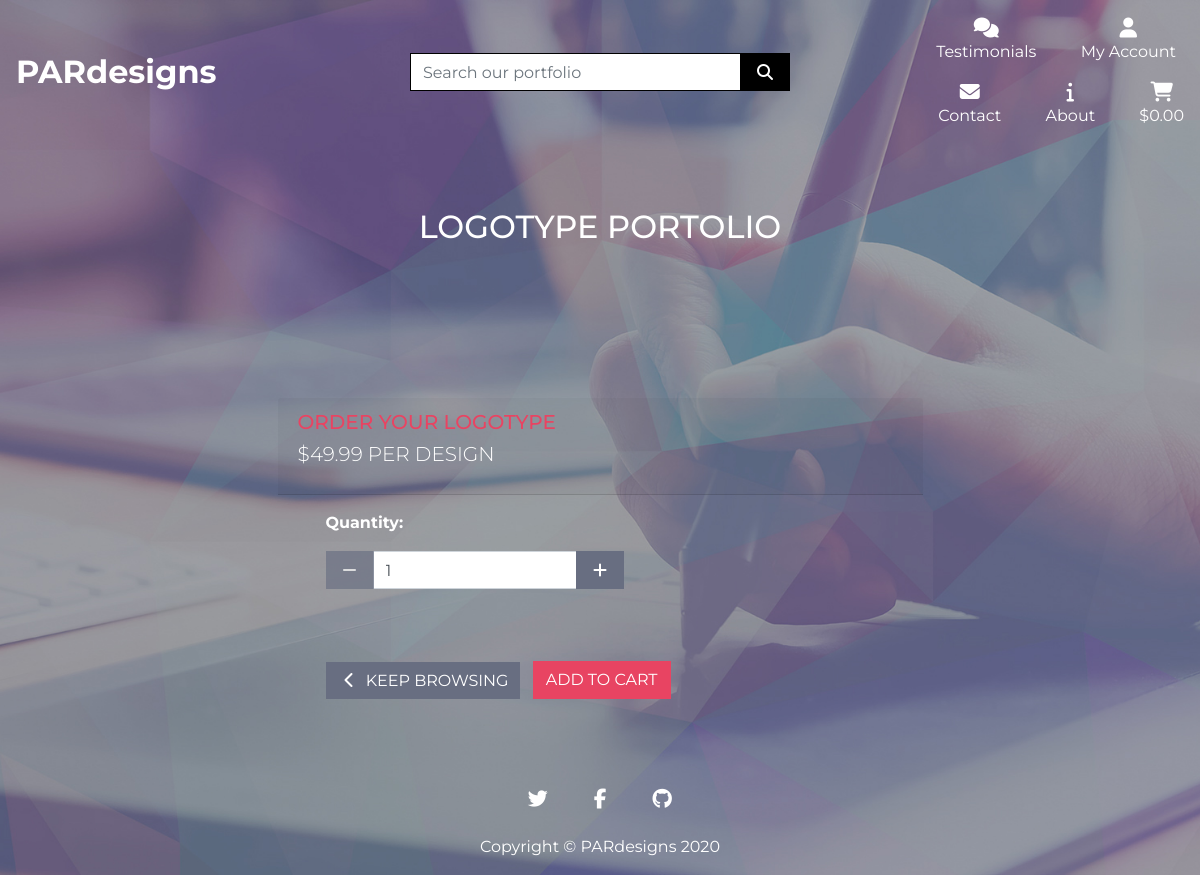
Screenshot of /services/1 with the database file from the repository.
### services/models.py (models this page shows, shortened)
class Category(models.Model):
    class Meta:
        verbose_name_plural = 'Categories'
    name = models.CharField(max_length=254)
    friendly_name = models.CharField(
        max_length=254, null=True, blank=True)
    description = models.TextField()
    price = models.DecimalField(max_digits=6, decimal_places=2)

### services/views.py (the view)
# urls.py: path('<category_id>', views.service_page, name='service_page'),
def service_page(request, category_id):
    services = Category.objects.all()
    category = get_object_or_404(Category, pk=category_id)
    designs = Design.objects.all()
    context = {
        'services': services,
        'category': category,
        'designs': designs,
    }
    return render(request, 'services/service_page.html', context)

### cart/contexts.py (called while the page is built)
def cart_contents(request):
    cart_items = []
    total = 0
    item_count = 0
    delivery = total * Decimal(settings.STANDARD_DELIVERY_PERCENTAGE / 100)
    grand_total = delivery + total
    context = {
        'cart_items': cart_items,
        'total': total,
        'item_count': item_count,
        'delivery': delivery,
        'grand_total': grand_total,
    }
    return context

### services/templates/services/service_page.html (shortened to what this page needs)
{% extends "base.html" %}
{% load static %}
{% block content %}
    <div class="container-fluid">
        <div class="row">
            <div class="col-12 text-center my-5">
                <h2 class="text-white text-uppercase"> {{ category.friendly_name }} portolio</h2>
            </div>
        </div>
    </div>
    <div class="row-designs">
    <div class="row-category">
        <div class="col-12 h-100">
                <div class="order-card text-white mb-3 h-100 border-0">
                    <h5 class="card-header text-uppercase mt-2">order your {{ category.friendly_name }}
                        <p class="lead mt-2 text-left text-white">${{ category.price }} per design</p></h5>
                    <form class="form ml-5" action="{% url 'adjust_cart' item.item_id %}" method="POST">
                            <div class="form-row">
                                <div class="col-12">
                                    <p class="mt-3"><strong>Quantity:</strong></p>
                                    <div class="form-group w-50">
                                        <div class="input-group">
                                            <div class="input-group-prepend">
                                                <button class="decrement-qty btn order-btn rounded-0"
                                                    data-item_id="{{ category.id }}" id="decrement-qty_{{ category.id }}">
                                                    <span class="icon">
                                                        <i class="fas fa-minus"></i>
                                                    </span>
                                                </button>
                                            </div>
                                            <input class="form-control qty_input" type="number"
                                                name="quantity" value="1" min="1" max="99"
                                                data-item_id="{{ category.id }}"
                                                id="id_qty_{{ category.id }}">
                                            <div class="input-group-append">
                                                <button class="increment-qty btn order-btn rounded-0"
                                                    data-item_id="{{ category.id }}" id="increment-qty_{{ category.id }}">
                                                    <span class="icon">
                                                        <i class="fas fa-plus"></i>
                                                    </span>
                                                </button>
                                            </div>
                                        </div>
                                    </div>
                                </div>
                                <div class="col-12 mt-2 pb-3">
                                    <a href="{% url 'services' %}" class="btn order-btn rounded-0 mt-5">
                                        <span class="icon">
                                                <i class="fas fa-chevron-left"></i>
                                        </span>
                                        <span class="text-uppercase text-white">Keep browsing</span>
                                    </a>
                                 <input type="submit" class="btn cart-btn rounded-0 text-uppercase mt-5 ml-2" value="Add to Cart">
                        </div>
                </div>
            </form>
        </div>
    </div>
{% endblock %}

### static/css/base.css (style rules this page uses)
html { height: 100%; }
body { background: url('/media/homepage-final.jpg') no-repeat center center fixed; background-size: cover; height: calc(100vh - 164px); color: #555; font-family: 'Montserrat'; }
.icon { align-items: center; display: inline-flex; justify-content: center; height: 1.5rem; width: 1.5rem; }
.order-btn { background: #686e81; color: white; border: 0px; }
.cart-btn { background: #e84462; color: white; }
.text-white { color: #ffffff !important; }
.card-header { margin-top: 5px; color: #e84462; }
.row-category, .row-designs { margin: auto; width: 75% }
body { height: calc(100vh - 116px); }

### rows the page displays
Category: friendly_name "LOGOTYPE", price "49.99", quantity "1"
